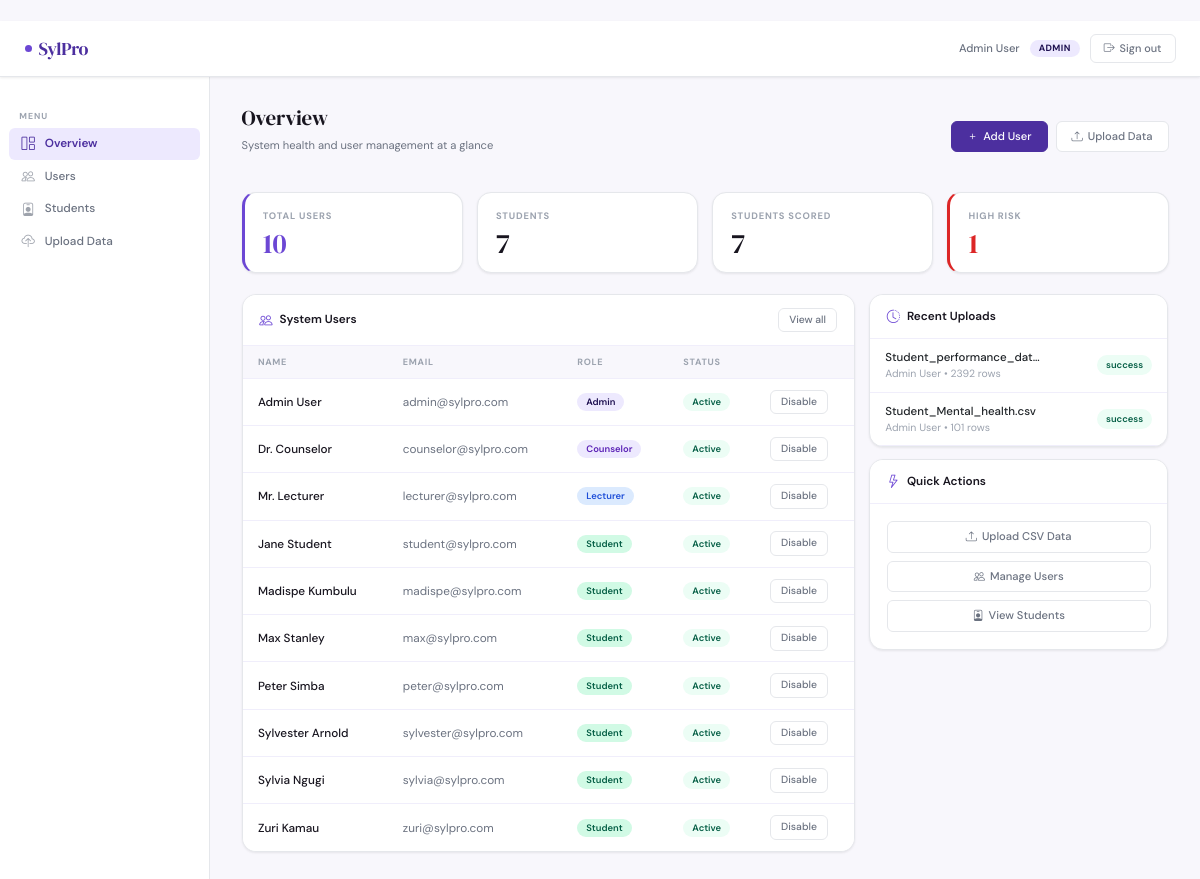
The page /admin (signed in) on the database its author committed.
### tables this page shows
CREATE TABLE users (
            id            INTEGER PRIMARY KEY AUTOINCREMENT,
            name          TEXT    NOT NULL,
            email         TEXT    NOT NULL UNIQUE,
            password_hash TEXT    NOT NULL,
            role          TEXT    NOT NULL CHECK(role IN ('admin','counselor','lecturer','student')),
            created_at    TEXT    DEFAULT (datetime('now')),
            is_active     INTEGER DEFAULT 1
        );

CREATE TABLE upload_log (
            id          INTEGER PRIMARY KEY AUTOINCREMENT,
            filename    TEXT NOT NULL,
            uploaded_by INTEGER REFERENCES users(id),
            rows_processed INTEGER,
            status      TEXT,
            uploaded_at TEXT DEFAULT (datetime('now'))
        );

### app.py (the view)
@app.route('/admin')
@login_required(role='admin')
def admin_dashboard():
    users    = db.get_all_users()
    students = db.get_all_students()
    summary  = db.get_risk_summary()
    conn     = db.get_db()
    uploads  = conn.execute(
        "SELECT ul.*, u.name as uploader FROM upload_log ul "
        "LEFT JOIN users u ON ul.uploaded_by=u.id "
        "ORDER BY ul.uploaded_at DESC LIMIT 10"
    ).fetchall()
    conn.close()
    stats = {
        'total_users'   : len(users),
        'total_students': len(students),
        'total_scored'  : summary['total_scored'] if summary else 0,
        'high_risk'     : summary['high_count']   if summary else 0,
    }
    return render_template('admin/dashboard.html',
        user=get_current_user(), stats=stats, users=users, recent_uploads=uploads)

### app.py (called while the page is built)
def login_required(role=None):
    from functools import wraps
    def decorator(f):
        @wraps(f)
        def wrapper(*args, **kwargs):
            if 'user_id' not in session:
                flash('Please log in to continue.', 'warning')
                return redirect(url_for('login'))
            if role and session.get('role') != role:
                flash('You do not have permission to access that page.', 'danger')
                return redirect(url_for('dashboard'))
            return f(*args, **kwargs)
        return wrapper
    return decorator

def get_current_user():
    if 'user_id' in session:
        return db.get_user_by_id(session['user_id'])
    return None

### database.py (called while the page is built)
def get_db():
    conn = sqlite3.connect(DB_PATH)
    conn.row_factory = sqlite3.Row
    conn.execute("PRAGMA foreign_keys = ON")
    return conn

def get_user_by_id(user_id):
    conn = get_db()
    u = conn.execute("SELECT * FROM users WHERE id=?", (user_id,)).fetchone()
    conn.close()
    return u

def get_all_users():
    conn = get_db()
    users = conn.execute("SELECT * FROM users ORDER BY role, name").fetchall()
    conn.close()
    return users

def get_all_students():
    conn = get_db()
    rows = conn.execute("""
        SELECT s.*, u.email,
            (SELECT risk_level FROM risk_scores r
             WHERE r.student_id = s.id
             ORDER BY r.date_run DESC LIMIT 1) as latest_risk
        FROM students s
        LEFT JOIN users u ON s.user_id = u.id
        ORDER BY s.name
    """).fetchall()
    conn.close()
    return rows

def get_risk_summary():
    conn = get_db()
    row = conn.execute("""
        SELECT
            COUNT(DISTINCT student_id) as total_scored,
            SUM(CASE WHEN risk_level='HIGH'    THEN 1 ELSE 0 END) as high_count,
            SUM(CASE WHEN risk_level='MEDIUM'  THEN 1 ELSE 0 END) as medium_count,
            SUM(CASE WHEN risk_level='LOW'     THEN 1 ELSE 0 END) as low_count,
            SUM(CASE WHEN risk_level='MINIMAL' THEN 1 ELSE 0 END) as minimal_count
        FROM (
            SELECT student_id, risk_level,
                   ROW_NUMBER() OVER (PARTITION BY student_id ORDER BY date_run DESC) as rn
            FROM risk_scores
        ) WHERE rn = 1
    """).fetchone()
    conn.close()
    return row

### templates/admin/dashboard.html (shortened to what this page needs)
{% extends "base.html" %}
{% block content %}
<div class="ph">
    <div class="ph-row">
        <div>
            <h1 class="ph-title">Overview</h1>
            <p class="ph-sub">System health and user management at a glance</p>
        </div>
        <div style="display:flex;gap:8px">
            <a href="{{ url_for('admin_add_user') }}" class="btn btn-primary"><i class="bi bi-plus"></i>Add User</a>
            <a href="{{ url_for('admin_upload') }}"   class="btn btn-outline"><i class="bi bi-upload"></i>Upload Data</a>
        </div>
    </div>
</div>
<div class="row g-3 mb-4">
    <div class="col-6 col-md-3"><div class="scard scard-accent-border"><div class="scard-label">Total Users</div><div class="scard-val scard-accent">{{ stats.total_users }}</div></div></div>
    <div class="col-6 col-md-3"><div class="scard"><div class="scard-label">Students</div><div class="scard-val">{{ stats.total_students }}</div></div></div>
    <div class="col-6 col-md-3"><div class="scard"><div class="scard-label">Students Scored</div><div class="scard-val">{{ stats.total_scored }}</div></div></div>
    <div class="col-6 col-md-3"><div class="scard scard-red-border"><div class="scard-label">High Risk</div><div class="scard-val scard-red">{{ stats.high_risk }}</div></div></div>
</div>
<div class="row g-3">
    <div class="col-md-8">
        <div class="card">
            <div class="card-hd">
                <i class="bi bi-people"></i>System Users
                <a href="{{ url_for('admin_users') }}" class="btn btn-sm btn-outline ms-auto">View all</a>
            </div>
            <div class="card-bd-0">
                <table class="table">
                    <thead><tr><th>Name</th><th>Email</th><th>Role</th><th>Status</th><th></th></tr></thead>
                    <tbody>
                    {% for u in users %}
                    <tr>
                        <td><span style="font-weight:500">{{ u.name }}</span></td>
                        <td style="color:var(--muted)">{{ u.email }}</td>
                        <td><span class="rolebadge rb-{{ u.role }}">{{ u.role }}</span></td>
                        <td><span class="sbadge {{ 'sb-active' if u.is_active else 'sb-inactive' }}">{{ 'Active' if u.is_active else 'Inactive' }}</span></td>
                        <td><a href="{{ url_for('admin_toggle_user', user_id=u.id) }}" class="btn btn-sm btn-outline">{{ 'Disable' if u.is_active else 'Enable' }}</a></td>
                    </tr>
                    {% endfor %}
                    </tbody>
                </table>
            </div>
        </div>
    </div>
    <div class="col-md-4" style="display:flex;flex-direction:column;gap:12px">
        <div class="card">
            <div class="card-hd"><i class="bi bi-clock-history"></i>Recent Uploads</div>
            <div class="card-bd-0">
                {% if recent_uploads %}
                <div style="display:flex;flex-direction:column">
                {% for up in recent_uploads %}
                <div style="padding:.7rem 1.1rem;border-bottom:1px solid var(--border2);display:flex;justify-content:space-between;align-items:center">
                    <div>
                        <div style="font-weight:500;font-size:.82rem;max-width:160px;overflow:hidden;text-overflow:ellipsis;white-space:nowrap">{{ up.filename }}</div>
                        <div style="font-size:.75rem;color:var(--faint)">{{ up.uploader }} &bull; {{ up.rows_processed }} rows</div>
                    </div>
                    <span class="sbadge {{ 'sb-active' if up.status == 'success' else 'sb-incomplete' }}">{{ up.status }}</span>
                </div>
                {% endfor %}
                </div>
                {% else %}
                <div class="empty"><i class="bi bi-inbox"></i><p>No uploads yet</p></div>
                {% endif %}
            </div>
        </div>
        <div class="card">
            <div class="card-hd"><i class="bi bi-lightning"></i>Quick Actions</div>
            <div class="card-bd" style="display:flex;flex-direction:column;gap:8px">
                <a href="{{ url_for('admin_upload') }}"   class="btn btn-outline" style="justify-content:center"><i class="bi bi-upload"></i>Upload CSV Data</a>
                <a href="{{ url_for('admin_users') }}"    class="btn btn-outline" style="justify-content:center"><i class="bi bi-people"></i>Manage Users</a>
                <a href="{{ url_for('admin_students') }}" class="btn btn-outline" style="justify-content:center"><i class="bi bi-person-badge"></i>View Students</a>
            </div>
        </div>
    </div>
</div>
{% endblock %}

### templates/base.html (shortened to what this page needs)
﻿<!DOCTYPE html>
<html lang="en">
<head>
    <link href="https://cdn.jsdelivr.net/npm/bootstrap@5.3.0/dist/css/bootstrap.min.css" rel="stylesheet">
    <link href="https://cdn.jsdelivr.net/npm/bootstrap-icons@1.11.0/font/bootstrap-icons.css" rel="stylesheet">
</head>
<body>
<nav class="topnav">
    <a href="{{ url_for('dashboard') }}" class="brand">
        <span class="brand-dot"></span>SylPro
    </a>
    {% if session.user_id %}
    <div class="nav-right">
        <span class="nav-name">{{ session.name }}</span>
        <span class="chip chip-{{ session.role }}">{{ session.role }}</span>
        <a href="{{ url_for('logout') }}" class="btn-signout">
            <i class="bi bi-box-arrow-right"></i>Sign out
        </a>
    </div>
    {% endif %}
</nav>
<div class="app-body">
    {% if session.user_id %}
    <aside class="sidebar d-none d-md-flex flex-column">
        <span class="sidebar-label">Menu</span>
        {% if session.role == 'admin' %}
            <a href="{{ url_for('admin_dashboard') }}" class="slink {% if request.endpoint=='admin_dashboard' %}active{% endif %}"><i class="bi bi-grid-1x2"></i>Overview</a>
            <a href="{{ url_for('admin_users') }}"     class="slink {% if request.endpoint in ['admin_users','admin_add_user'] %}active{% endif %}"><i class="bi bi-people"></i>Users</a>
            <a href="{{ url_for('admin_students') }}"  class="slink {% if request.endpoint=='admin_students' %}active{% endif %}"><i class="bi bi-person-badge"></i>Students</a>
            <a href="{{ url_for('admin_upload') }}"    class="slink {% if request.endpoint=='admin_upload' %}active{% endif %}"><i class="bi bi-cloud-upload"></i>Upload Data</a>
        {% endif %}
    </aside>
    {% endif %}
    <main class="main">
        {% block content %}{% endblock %}
    </main>
</div>

### rows shown on the page
users: name "Admin User", role "ADMIN", email "admin@sylpro.com", role "Admin", is_active "Active", is_active "Disable"
users: name "Dr. Counselor", email "counselor@sylpro.com", role "Counselor", is_active "Active", is_active "Disable"
users: name "Mr. Lecturer", email "lecturer@sylpro.com", role "Lecturer", is_active "Active", is_active "Disable"
users: name "Jane Student", email "student@sylpro.com", role "Student", is_active "Active", is_active "Disable"
users: name "Madispe Kumbulu", email "madispe@sylpro.com", role "Student", is_active "Active", is_active "Disable"
users: name "Max Stanley", email "max@sylpro.com", role "Student", is_active "Active", is_active "Disable"
users: name "Peter Simba", email "peter@sylpro.com", role "Student", is_active "Active", is_active "Disable"
users: name "Sylvester Arnold", email "sylvester@sylpro.com", role "Student", is_active "Active", is_active "Disable"
users: name "Sylvia Ngugi", email "sylvia@sylpro.com", role "Student", is_active "Active", is_active "Disable"
users: name "Zuri Kamau", email "zuri@sylpro.com", role "Student", is_active "Active", is_active "Disable"
upload_log: filename "Student_performance_dat…", uploader "Admin User", rows_processed "2392", status "success"
upload_log: filename "Student_Mental_health.csv", uploader "Admin User", rows_processed "101", status "success"

### other values the page prints
{{ stats.total_users }} "10"
{{ stats.total_students }} "7"
{{ stats.total_scored }} "7"
{{ stats.high_risk }} "1"
